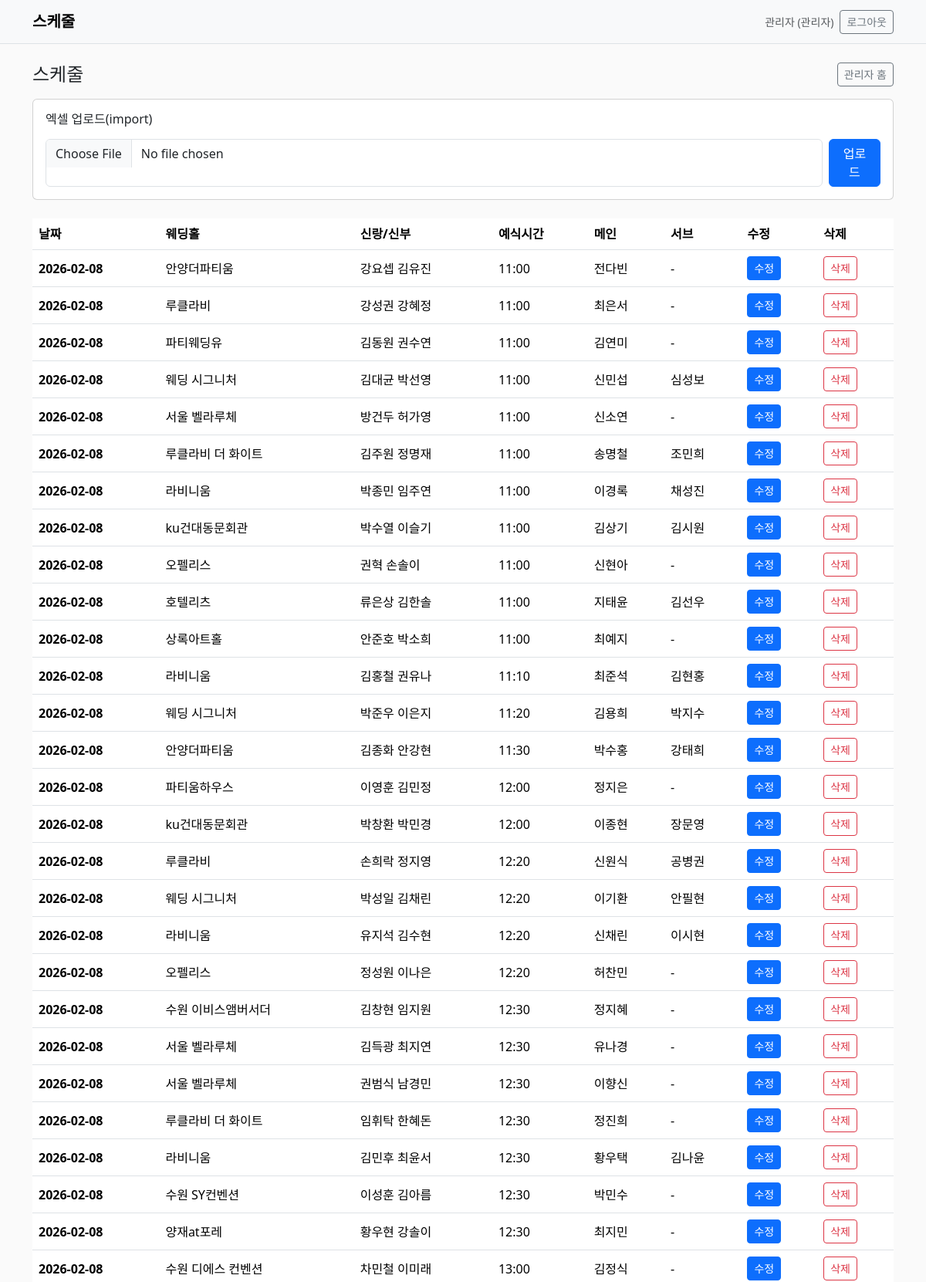
The page /admin/schedules (signed in, upper part) on the database its author committed.
### app/models.py (models this page shows)
class Photographer(SQLModel, table=True):
    id: Optional[int] = Field(default=None, primary_key=True)
    name: str = Field(index=True, unique=True)
    phone: Optional[str] = None
    gender: Optional[str] = None  # 남자/여자
    role: Optional[str] = None  # 메인/서브
    address: Optional[str] = None
    region: Optional[str] = None
    has_car: Optional[bool] = None
    start_date: Optional[date] = None
    status: str = Field(default="활성")  # 활성/비활성
    memo: Optional[str] = None
    username: str = Field(index=True, unique=True)
    password_hash: str
    is_admin: bool = Field(default=False)

class Schedule(SQLModel, table=True):
    id: Optional[int] = Field(default=None, primary_key=True)
    wedding_date: date = Field(index=True)
    wedding_time: Optional[time] = None
    shoot_start_time: Optional[time] = None  # 촬영시작시간
    venue: str = Field(index=True)
    venue_address: Optional[str] = None  # 웨딩홀 주소
    couple: Optional[str] = None
    arrival_target_time: Optional[time] = None  # 도착목표시간
    travel_minutes_default: Optional[int] = None  # 이동시간(분) - 수동/기본값
    main_name: Optional[str] = Field(index=True)
    sub_name: Optional[str] = Field(default=None, index=True)
    raw_photographers: Optional[str] = None  # F열 원본
    created_at: datetime = Field(default_factory=datetime.utcnow)

### app/main.py (the view)
@app.get("/admin/schedules", response_class=HTMLResponse)
def admin_schedules(request: Request, session: Session = Depends(get_session)):
    user = get_current_user(request, session)
    if not user or not user.is_admin:
        return RedirectResponse("/login", status_code=302)
    schedules = session.exec(select(Schedule).order_by(Schedule.wedding_date.desc(), Schedule.wedding_time)).all()
    return templates.TemplateResponse("admin_schedules.html", {"request": request, "user": user, "schedules": schedules})

### app/templates/admin_schedules.html (shortened to what this page needs)
{% extends "base.html" %}
{% block content %}
<div class="d-flex align-items-center justify-content-between mb-3">
  <h4 class="m-0">스케줄</h4>
  <a class="btn btn-outline-secondary btn-sm" href="/admin">관리자 홈</a>
</div>
<div class="card mb-4">
  <div class="card-body">
    <h6 class="mb-3">엑셀 업로드(import)</h6>
    <form method="post" action="/admin/schedules/import" enctype="multipart/form-data" class="d-flex gap-2">
      <input type="file" name="file" class="form-control" accept=".xlsx,.xls" required>
      <button class="btn btn-primary">업로드</button>
    </form>
  </div>
</div>
<div class="table-responsive">
  <table class="table align-middle">
    <thead>
      <tr class="text-muted">
        <th>날짜</th>
        <th>웨딩홀</th>
        <th>신랑/신부</th>
        <th>예식시간</th>
        <th>메인</th>
        <th>서브</th>
        <th>수정</th>
          <th>삭제</th>
      </tr>
    </thead>
    <tbody>
      {% for s in schedules %}
        <tr>
          <td class="fw-semibold">{{ s.wedding_date }}</td>
          <td>{{ s.venue }}</td>
          <td>{{ s.couple or "-" }}</td>
          <td>{{ s.wedding_time.strftime("%H:%M") if s.wedding_time else "-" }}</td>
          <td>{{ s.main_name or "-" }}</td>
          <td>{{ s.sub_name or "-" }}</td>
          <td><a class="btn btn-sm btn-primary" href="/admin/schedules/{{ s.id }}/edit">수정</a></td>
          <td>
            <form method="post" action="/admin/schedules/{{ s.id }}/delete" class="m-0" onsubmit="return confirm('이 스케줄을 삭제할까요? (연결된 체크도 같이 삭제됩니다)')">
              <button class="btn btn-sm btn-outline-danger">삭제</button>
            </form>
          </td>
        </tr>
      {% endfor %}
    </tbody>
  </table>
</div>
{% endblock %}

### app/templates/base.html (shortened to what this page needs)
<!doctype html>
<html lang="ko">
<head>
  <link href="https://cdn.jsdelivr.net/npm/bootstrap@5.3.3/dist/css/bootstrap.min.css" rel="stylesheet">
  <link href="/static/app.css" rel="stylesheet">
</head>
<body>
<nav class="navbar navbar-expand-lg bg-light border-bottom">
  <div class="container">
    <a class="navbar-brand fw-bold" href="/">스케줄</a>
    <div class="ms-auto d-flex gap-2 align-items-center">
      {% if user %}
        <span class="text-muted small">{{ user.name }}{% if user.is_admin %} (관리자){% endif %}</span>
        <form method="post" action="/logout" class="m-0">
          <button class="btn btn-outline-secondary btn-sm">로그아웃</button>
        </form>
      {% endif %}
    </div>
  </div>
</nav>
<main class="container my-4">
  {% block content %}{% endblock %}
</main>
</body>
</html>

### app/static/app.css (style rules this page uses)
body { background: #fafafa; }
.table thead th { font-weight: 600; }

### rows shown on the page
Photographer: name "관리자"
Schedule: wedding_date "2026-02-08", venue "안양더파티움", couple "강요셉 김유진", wedding_time "11:00", main_name "전다빈", sub_name "-"
Schedule: wedding_date "2026-02-08", venue "루클라비", couple "강성권 강혜정", wedding_time "11:00", main_name "최은서", sub_name "-"
Schedule: wedding_date "2026-02-08", venue "파티웨딩유", couple "김동원 권수연", wedding_time "11:00", main_name "김연미", sub_name "-"
Schedule: wedding_date "2026-02-08", venue "웨딩 시그니처", couple "김대균 박선영", wedding_time "11:00", main_name "신민섭", sub_name "심성보"
Schedule: wedding_date "2026-02-08", venue "서울 벨라루체", couple "방건두 허가영", wedding_time "11:00", main_name "신소연", sub_name "-"
Schedule: wedding_date "2026-02-08", venue "루클라비 더 화이트", couple "김주원 정명재", wedding_time "11:00", main_name "송명철", sub_name "조민희"
Schedule: wedding_date "2026-02-08", venue "라비니움", couple "박종민 임주연", wedding_time "11:00", main_name "이경록", sub_name "채성진"
Schedule: wedding_date "2026-02-08", venue "ku건대동문회관", couple "박수열 이슬기", wedding_time "11:00", main_name "김상기", sub_name "김시원"
Schedule: wedding_date "2026-02-08", venue "오펠리스", couple "권혁 손솔이", wedding_time "11:00", main_name "신현아", sub_name "-"
Schedule: wedding_date "2026-02-08", venue "호텔리츠", couple "류은상 김한솔", wedding_time "11:00", main_name "지태윤", sub_name "김선우"
Schedule: wedding_date "2026-02-08", venue "상록아트홀", couple "안준호 박소희", wedding_time "11:00", main_name "최예지", sub_name "-"
Schedule: wedding_date "2026-02-08", venue "라비니움", couple "김홍철 권유나", wedding_time "11:10", main_name "최준석", sub_name "김현홍"
Schedule: wedding_date "2026-02-08", venue "웨딩 시그니처", couple "박준우 이은지", wedding_time "11:20", main_name "김용희", sub_name "박지수"
Schedule: wedding_date "2026-02-08", venue "안양더파티움", couple "김종화 안강현", wedding_time "11:30", main_name "박수홍", sub_name "강태희"
Schedule: wedding_date "2026-02-08", venue "파티움하우스", couple "이영훈 김민정", wedding_time "12:00", main_name "정지은", sub_name "-"
Schedule: wedding_date "2026-02-08", venue "ku건대동문회관", couple "박창환 박민경", wedding_time "12:00", main_name "이종현", sub_name "장문영"
Schedule: wedding_date "2026-02-08", venue "루클라비", couple "손희락 정지영", wedding_time "12:20", main_name "신원식", sub_name "공병권"
Schedule: wedding_date "2026-02-08", venue "웨딩 시그니처", couple "박성일 김채린", wedding_time "12:20", main_name "이기환", sub_name "안필현"
Schedule: wedding_date "2026-02-08", venue "라비니움", couple "유지석 김수현", wedding_time "12:20", main_name "신채린", sub_name "이시현"
Schedule: wedding_date "2026-02-08", venue "오펠리스", couple "정성원 이나은", wedding_time "12:20", main_name "허찬민", sub_name "-"
Schedule: wedding_date "2026-02-08", venue "수원 이비스앰버서더", couple "김창현 임지원", wedding_time "12:30", main_name "정지혜", sub_name "-"
Schedule: wedding_date "2026-02-08", venue "서울 벨라루체", couple "김득광 최지연", wedding_time "12:30", main_name "유나경", sub_name "-"
Schedule: wedding_date "2026-02-08", venue "서울 벨라루체", couple "권범식 남경민", wedding_time "12:30", main_name "이향신", sub_name "-"
Schedule: wedding_date "2026-02-08", venue "루클라비 더 화이트", couple "임휘탁 한혜돈", wedding_time "12:30", main_name "정진희", sub_name "-"
Schedule: wedding_date "2026-02-08", venue "라비니움", couple "김민후 최윤서", wedding_time "12:30", main_name "황우택", sub_name "김나윤"
Schedule: wedding_date "2026-02-08", venue "수원 SY컨벤션", couple "이성훈 김아름", wedding_time "12:30", main_name "박민수", sub_name "-"
Schedule: wedding_date "2026-02-08", venue "양재at포레", couple "황우현 강솔이", wedding_time "12:30", main_name "최지민", sub_name "-"
Schedule: wedding_date "2026-02-08", venue "수원 디에스 컨벤션", couple "차민철 이미래", wedding_time "13:00", main_name "김정식", sub_name "-"
